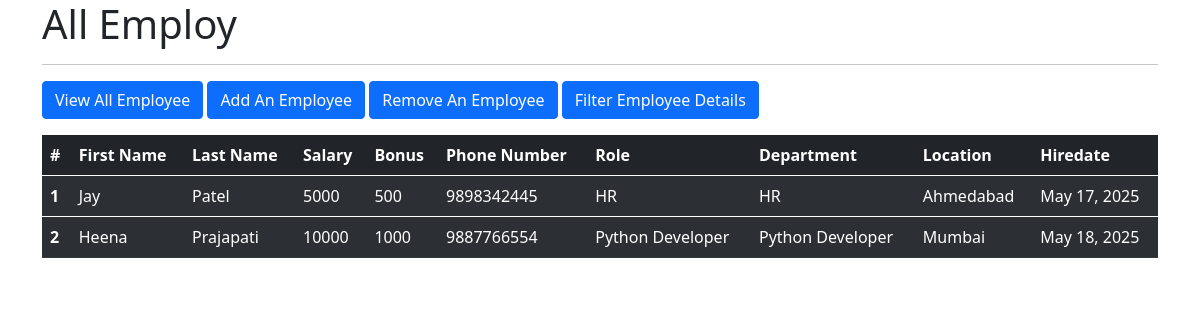
The app's page /all_employ, older data.
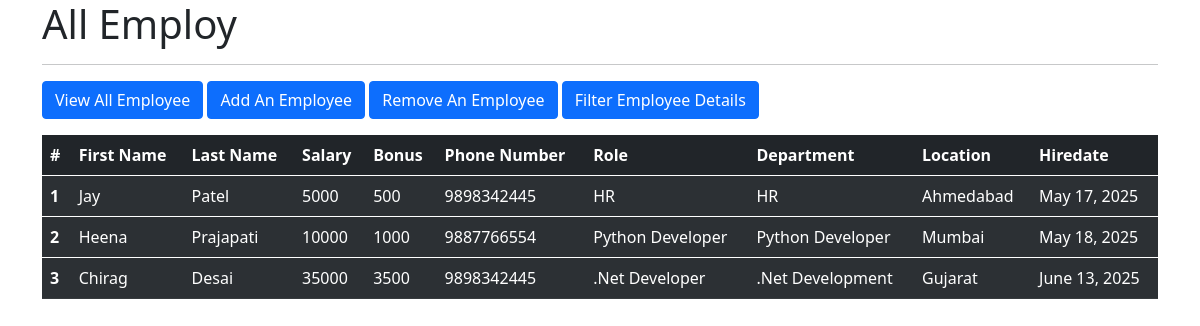
The same page, newer data.
### myapp/models.py (models this page shows, shortened)
class Employee(models.Model):
    first_name = models.CharField(max_length=50, null=True)
    last_name = models.CharField(max_length=50, null=False)
    dept = models.ForeignKey(Department, on_delete=models.CASCADE)
    salary = models.IntegerField(default=0)
    bonus = models.IntegerField(default=0)
    role = models.ForeignKey(Role, on_delete=models.CASCADE)
    phone = models.BigIntegerField(default=0)
    location = models.CharField(max_length=50, null=True)
    hire_date = models.DateField()

class Role(models.Model):
    name = models.CharField(max_length=100, null=False)
    def __str__(self):
        return self.name

class Department(models.Model):
    name = models.CharField(max_length=100, null=False)
    location = models.CharField(max_length=100)
    def __str__(self):
        return self.name

### myapp/views.py (the view)
# urls.py: path('all_employ', views.all_employ),
def all_employ(request):
    emps = Employee.objects.all()
    context = {
        'emps': emps,
    }
    return render(request, "all_employ.html", context)

### myapp/templates/all_employ.html (shortened to what this page needs)
<!doctype html>
<html lang="en">
  <head>
    <link href="https://cdn.jsdelivr.net/npm/bootstrap@5.0.2/dist/css/bootstrap.min.css" rel="stylesheet">
  </head>
  <body>
    <div class="container">
        <h1>All Employ</h1>
      <hr>
      <a class="btn btn-primary" href="all_employ" role="button">View All Employee</a>
      <a class="btn btn-primary" href="add_employ" role="button">Add An Employee</a>
      <a class="btn btn-primary" href="remove_employ" role="button">Remove An  Employee</a>
      <a class="btn btn-primary" href="filter_employ" role="button">Filter Employee Details</a>
      <table class="table table-dark table-striped">
        <thead>
            <tr>
              <th scope="col">#</th>
              <th scope="col">First Name</th>
              <th scope="col">Last Name</th>
              <th scope="col">Salary</th>
              <th scope="col">Bonus</th>
              <th scope="col">Phone Number</th>
              <th scope="col">Role</th>
              <th scope="col">Department</th>
              <th scope="col">Location</th>
              <th scope="col">Hiredate</th>
            </tr>
        </thead>
          {% for i in emps %}
        <tbody>
            <tr>
              <th scope="row">{{ forloop.counter}}</th>
              <td>{{ i.first_name }}</td>
              <td>{{ i.last_name }}</td>
              <td>{{ i.salary }}</td>
              <td>{{ i.bonus }}</td>
              <td>{{ i.phone }}</td>
              <td>{{ i.role }}</td>
              <td>{{ i.dept }}</td>
              <td>{{ i.location }}</td>
              <td>{{ i.hire_date }}</td>
            </tr>
        </tbody>
          {% endfor %}
      </table>
    </div>
  </body>
</html>

Row changes from the older to the newer data that the page shows:
added Employee: first_name "Chirag", last_name "Desai", salary "35000", bonus "3500", phone "9898342445", role ".Net Developer", dept ".Net Development", location "Gujarat", hire_date "June 13, 2025"
